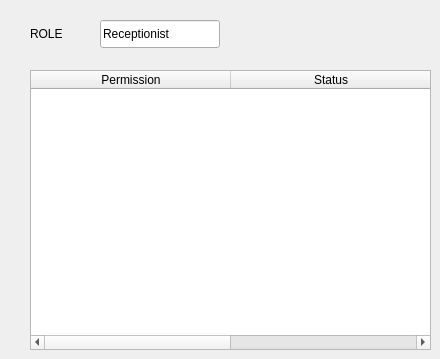
       <widget class="QWidget" name="tab_7">
        <attribute name="title">
         <string>My Permission</string>
        </attribute>
        <widget class="QLabel" name="label_30">
         <property name="geometry">
          <rect>
           <x>30</x>
           <y>20</y>
           <width>60</width>
           <height>28</height>
          </rect>
         </property>
         <property name="text">
          <string>ROLE</string>
         </property>
        </widget>
        <widget class="QLineEdit" name="lineEdit_7">
         <property name="geometry">
          <rect>
           <x>100</x>
           <y>20</y>
           <width>120</width>
           <height>28</height>
          </rect>
         </property>
         <property name="text">
          <string>Receptionist</string>
         </property>
         <property name="readOnly">
          <bool>true</bool>
         </property>
        </widget>
        <widget class="QTableWidget" name="tblMyPermissions">
         <property name="geometry">
          <rect>
           <x>30</x>
           <y>70</y>
           <width>401</width>
           <height>280</height>
          </rect>
         </property>
         <attribute name="horizontalHeaderDefaultSectionSize">
          <number>200</number>
         </attribute>
         <column>
          <property name="text">
           <string>Permission</string>
          </property>
         </column>
         <column>
          <property name="text">
           <string>Status</string>
          </property>
         </column>
        </widget>
       </widget>
